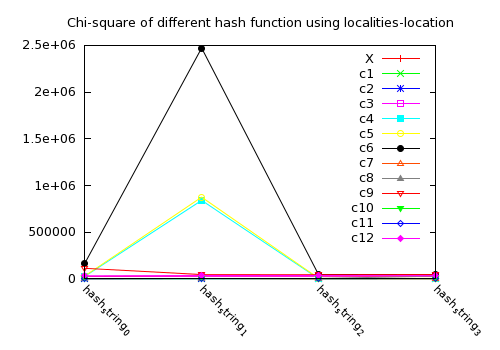

Write the gnuplot code that produced this figure.
set terminal pngcairo  transparent enhanced font "arial,10" fontscale 1.0 size 500, 350 
set output 'histogram_Chi_population.png'
set key inside right top vertical Right noreverse noenhanced autotitles nobox
set datafile missing '-'
set style data linespoints
set xtics border in scale 1,0.5 nomirror rotate by -45  offset character 0, 0, 0 autojustify
set xtics  norangelimit font ",8"
set xtics   ()
set title "Chi-square of different hash function using localities-location" 
i = 22
plot 'hash_Chi_population.dat' using 2:xtic(1) title columnheader(2), for [i=3:14] '' using i title columnheader(i)


# set terminal pngcairo  transparent enhanced font "arial,10" fontscale 1.0 size 500, 350 
# set output 'histogram_Chi.png'
# set boxwidth 0.9 absolute
# set style fill   solid 1.00 border lt -1
# set key inside right top vertical Right noreverse noenhanced autotitles nobox
# set style histogram clustered gap 1 title  off# set character 0, 0, 0
# set datafile missing '-'
# set style data histograms
# set xtics border in scale 0,0 nomirror rotate by -45  off# set character 0, 0, 0 autojustify
# set xtics  norangelimit font ",8"
# set xtics   ()
# set title "Chi-square of different hash function with 13 different capacities"
# set yrange [ 0.00000 : 25000 ] noreverse nowriteback
#i = 22
#plot 'hash_Chi.dat' using 2:xtic(1) ti col, '' u 3 ti col, '' u 4 ti col, '' u 5 ti col, '' u 6 ti col, '' u 7 ti col, '' u 8 ti col, '' u 9 ti col, '' u 10 ti col, '' u 11 ti col, '' u 12 ti col, '' u 13 ti col, '' u 14 ti col
